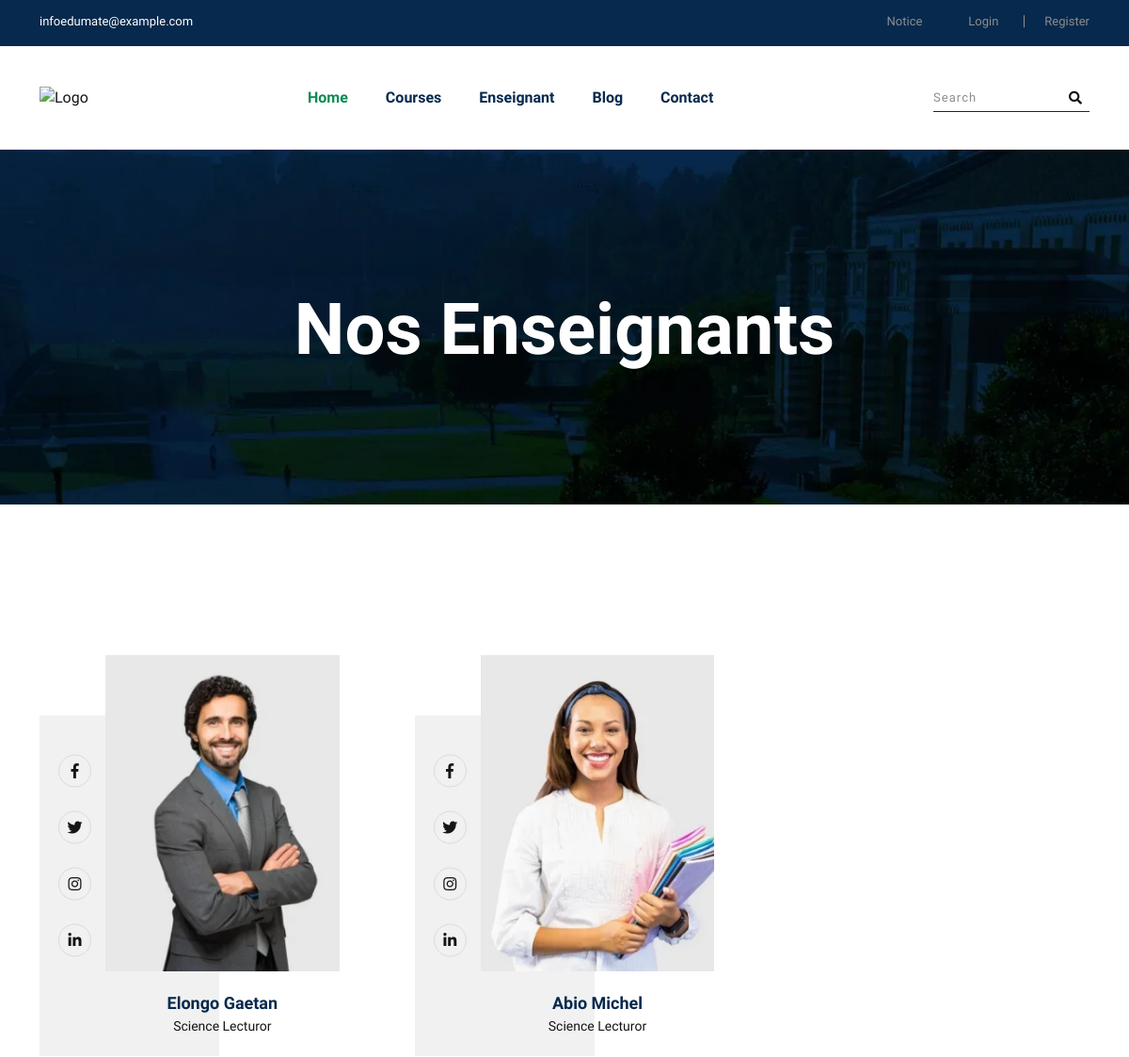
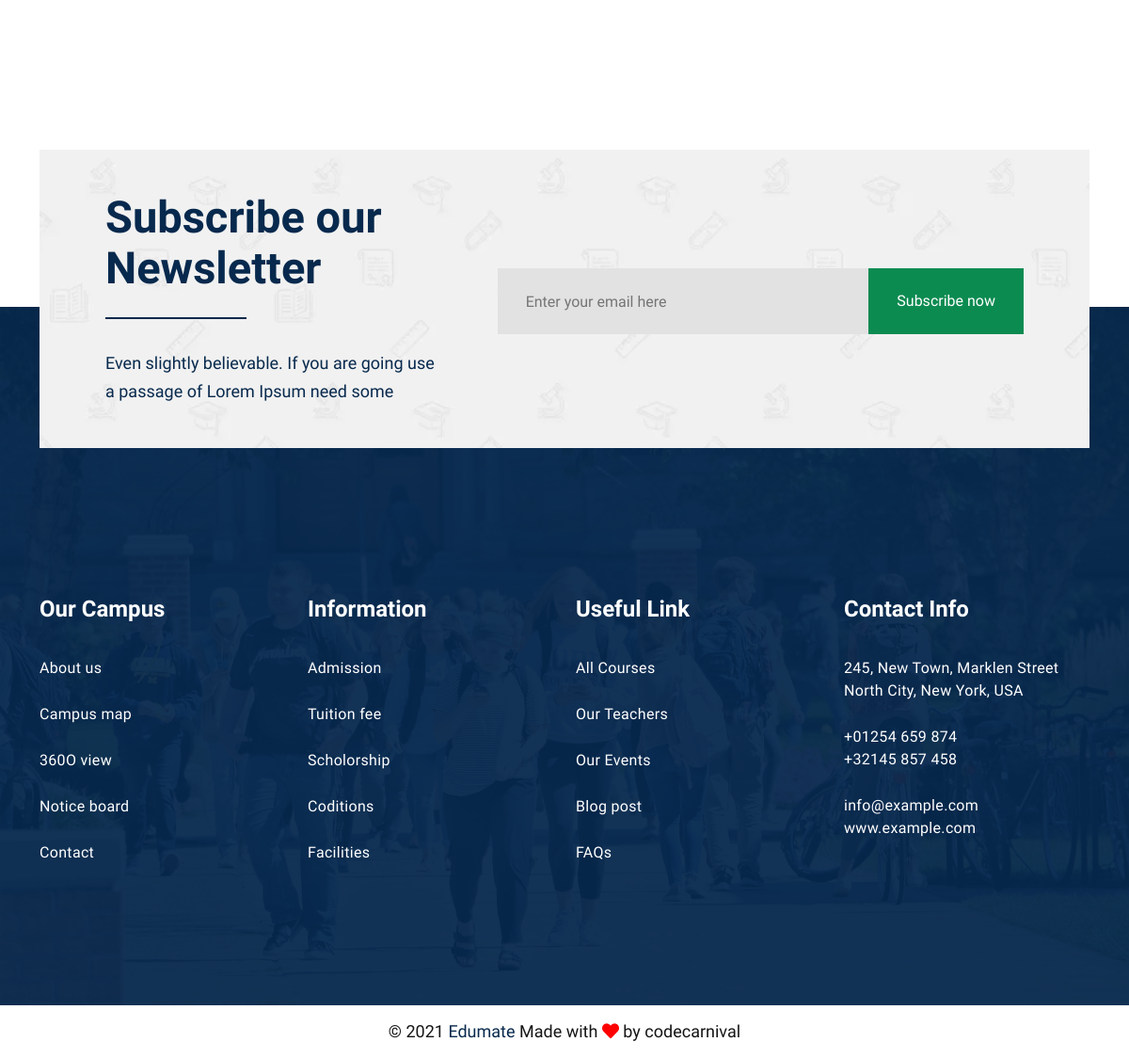
Screenshot of /teacher with the database file from the repository (2 pictures, top to bottom).
### firststepApp/models.py (models this page shows)
class Enseignant(models.Model):
    idEnseignant = models.AutoField(primary_key=True)
    nom = models.CharField(max_length=50)
    postnom = models.CharField(max_length=50)
    prenom = models.CharField(max_length=50)
    email = models.CharField(max_length=50)
    telephone = models.CharField(max_length=50)
    image = models.ImageField(upload_to='enseignant', null=True)
    adresse = models.ForeignKey(Adresse, on_delete=models.CASCADE)

### firststepApp/views.py (the view)
# urls.py: path('teacher',TeacherPages,name='teacher'),
def TeacherPages(request):
    enseignant = Enseignant.objects.all()
    context = {
        'enseignant':enseignant
    }
    page='enseignant.html'
    return render(request,page, context)

### template/enseignant.html
{% extends 'structure.html'%}
{% block content %}
{%load static%}
    <section class="page-banner">
        <div class="page-banner-bg bg_cover" style="background-image: url({% static 'assets/images/page-banner.webp'%});">
            <div class="container">
                <div class="banner-content text-center">
                    <h2 class="title">Nos Enseignants</h2>
                </div>
            </div>
        </div>
    </section>
    <section class="teachers-page">
        <div class="container">
            <div class="row teachers-row">
                {% for i in enseignant %}
                <div class="col-md-4 col-sm-6 teachers-col">
                    <div class="single-teacher mt-80 text-center">
                        <div class="teacher-social">
                            <ul class="social">
                                <li><a href="#"><i class="fab fa-facebook-f"></i></a></li>
                                <li><a href="#"><i class="fab fa-twitter"></i></a></li>
                                <li><a href="#"><i class="fab fa-instagram"></i></a></li>
                                <li><a href="#"><i class="fab fa-linkedin-in"></i></a></li>
                            </ul>
                        </div>
                        <div class="teacher-image">
                            <a href="teacher-details.html">
                                <img src="{{i.image.url}}" width="266" height="359" alt="teacher">
                            </a>
                        </div>
                        <div class="teacher-content">
                            <h4 class="name"><a href="teacher-details.html">{{i.nom}} {{i.prenom}}</a></h4>
                            <span class="designation">Science Lecturor</span>
                        </div>
                    </div>
                </div>
                {% endfor %}
            </div>
        </div>
    </section>
{% endblock %}

### rows the page displays
Enseignant: image (picture), nom "Elongo", prenom "Gaetan"
Enseignant: image (picture), nom "Abio", prenom "Michel"
